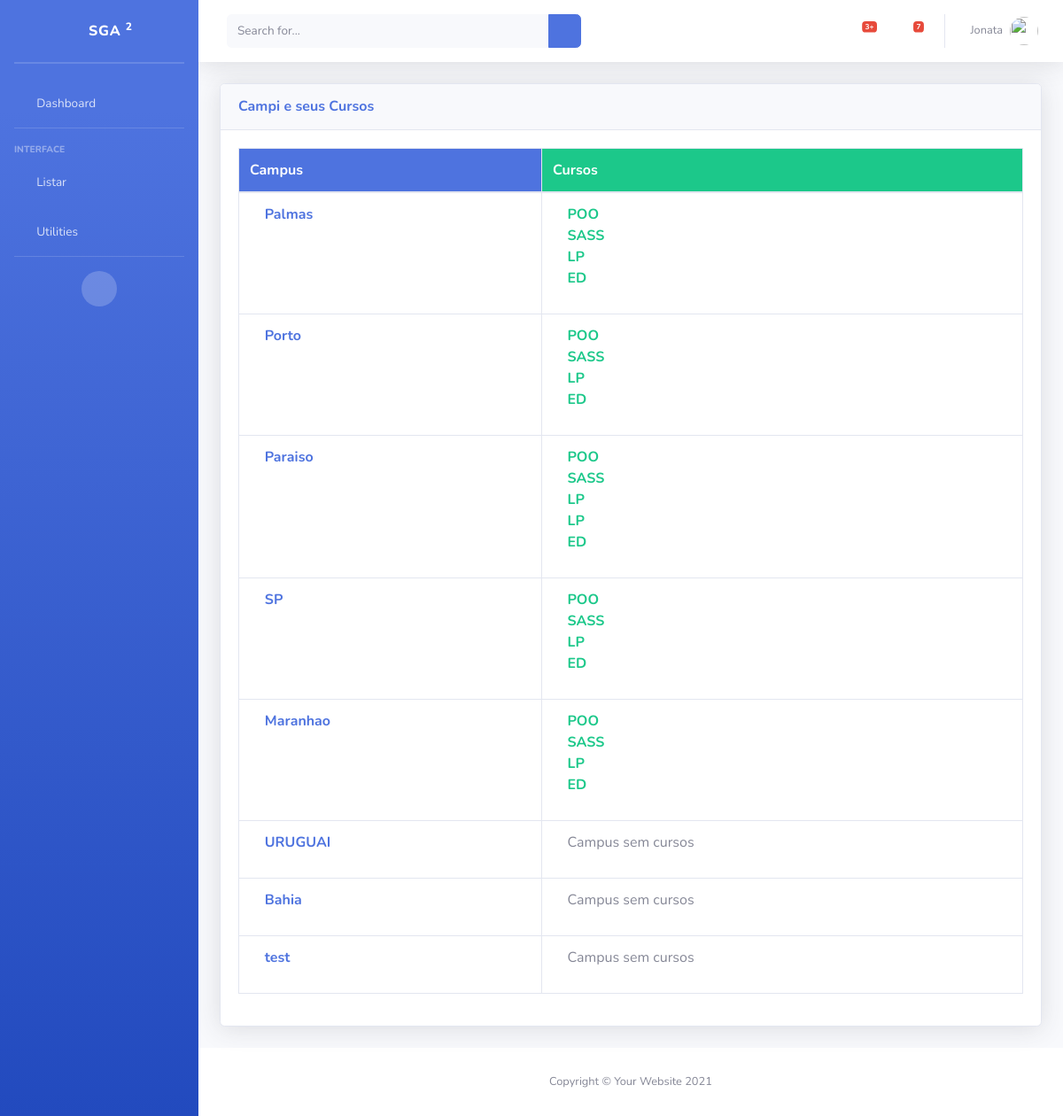
The app's page /listarCampus/, older data.
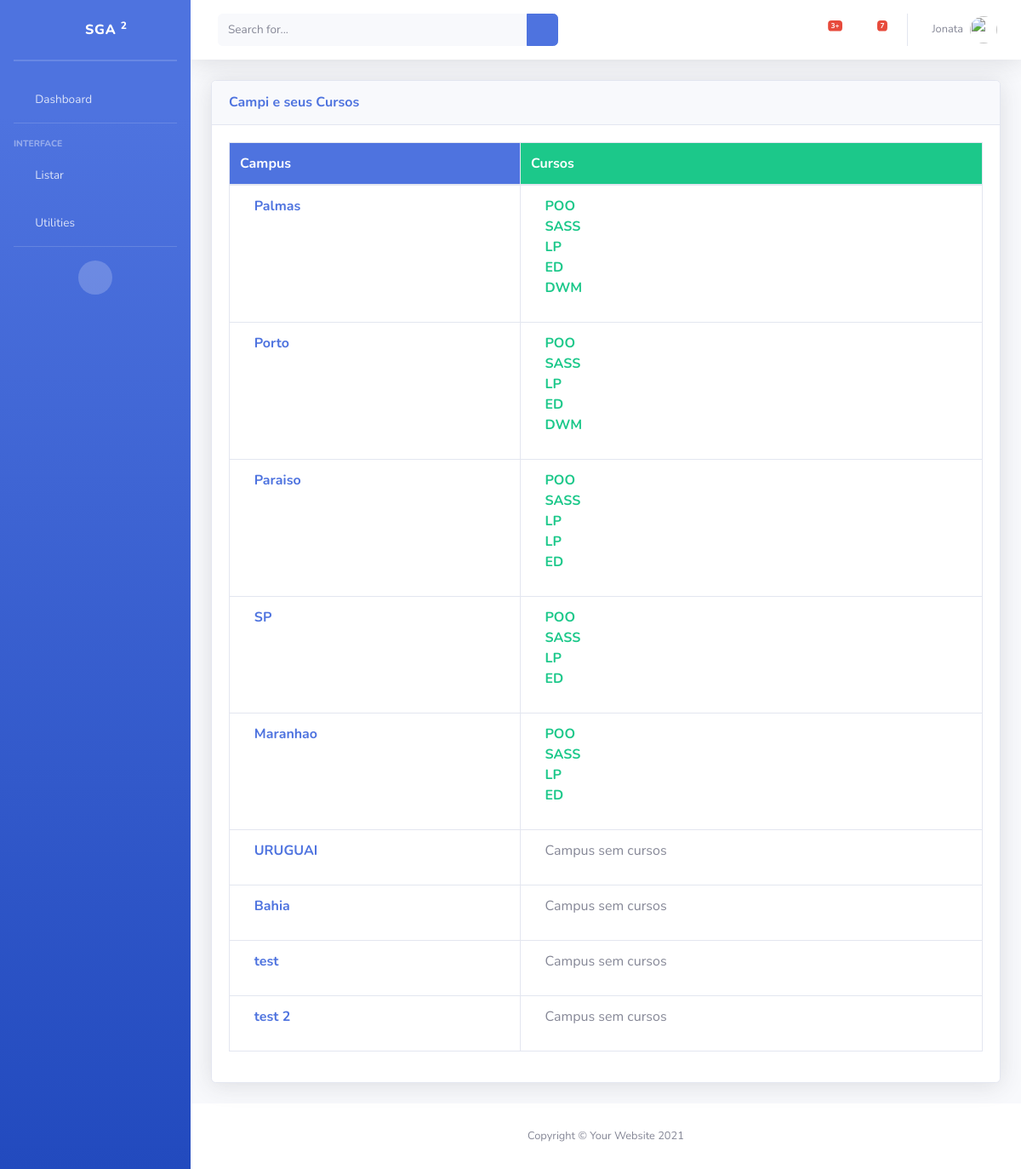
The same page, newer data.
### piloto/models/Campus.py (models this page shows, shortened)
class Campus(models.Model):
    nome = models.CharField("Nome do Campus", max_length=100, unique=True)
    class Meta:
        verbose_name = "Campus"
        verbose_name_plural = "Campi"

### piloto/models/Curso.py (models this page shows, shortened)
class Curso(models.Model):
    nome = models.CharField("Nome do Curso", max_length=100)
    campus = models.ForeignKey(Campus, verbose_name="Campus", on_delete=models.PROTECT)
    class Meta:
        verbose_name = "Curso"
        verbose_name_plural = "Cursos"

### piloto/views/ListarCampus.py (the view)
# urls.py: path('listarCampus/', ListarCampus.as_view(), name='listarCampus'),
class ListarCampus(TemplateView):
    template_name = 'listas/ListarCampus.html'
    def get_context_data(self, **kwargs):
        context = super().get_context_data(**kwargs)
        campi = Campus.objects.prefetch_related('curso_set').all()
        context['campi'] = campi
        return context

### piloto/templates/listas/ListarCampus.html
{% extends 'Base.html' %}
{% load static %}
{% block content %}
<div class="container-fluid">
    <div class="card shadow mb-4">
        <div class="card-header py-3">
            <h6 class="m-0 font-weight-bold text-primary">Campi e seus Cursos</h6>
        </div>
        <div class="card-body">
            <div class="table-responsive">
                <table class="table table-bordered" id="dataTable" width="100%" cellspacing="0">
                    <thead>
                        <tr>
                            <th class="bg-primary text-white">Campus</th>
                            <th class="bg-success text-white">Cursos</th>
                        </tr>
                    </thead>
                    <tbody>
                        {% for campus in campi %}
                            <tr>
                                <td class="text-primary font-weight-bold">
                                    <i class="fas fa-university text-primary"></i>
                                    <span class="text-primary font-weight-bold">{{ campus.nome }}</span>
                                </td>
                                <td>
                                    <ul class="list-unstyled">
                                        {% if campus.curso_set.all %}
                                            {% for curso in campus.curso_set.all %}
                                                <li>
                                                    <i class="fas fa-book text-success"></i>
                                                    <span class="text-success font-weight-bold">{{ curso.nome }}</span>
                                                </li>
                                            {% endfor %}
                                        {% else %}
                                            <li>
                                                <i class="fas fa-exclamation-circle text-muted"></i>
                                                <span class="text-muted">Campus sem cursos</span>
                                            </li>
                                        {% endif %}
                                    </ul>
                                </td>
                            </tr>
                        {% endfor %}
                    </tbody>
                </table>
            </div>
        </div>
    </div>
</div>
</div>
{% endblock %}

Row changes from the older to the newer data that the page shows:
added Curso: nome "DWM", shown under Campus "Palmas"
added Curso: nome "DWM", shown under Campus "Porto"
added Campus: nome "test 2", shows "Campus sem cursos"
